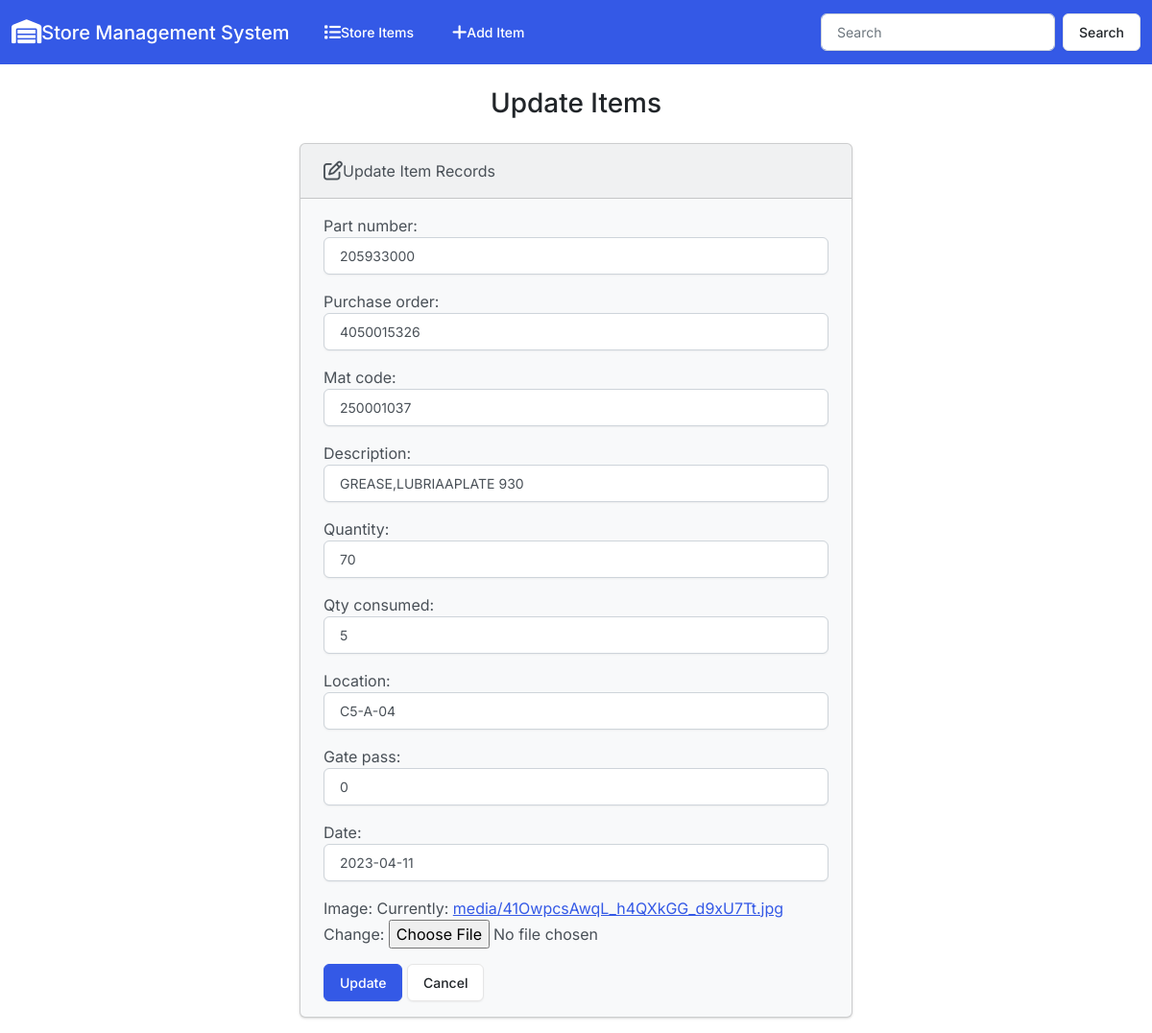
Page /edit/2/ on the committed database.
### store/models.py (models this page shows, shortened)
class Store(models.Model):
    part_number = models.CharField(max_length=10)
    purchase_order =models.PositiveIntegerField()
    mat_code = models.PositiveIntegerField()
    description= models.CharField(max_length=37)
    quantity=models.PositiveIntegerField()
    qty_consumed=models.PositiveIntegerField()
    location=models.CharField(max_length=50)
    gate_pass=models.PositiveIntegerField()
    Date=models.DateField(auto_now=False, auto_now_add=False, blank=True, null=True)
    image=models.ImageField(upload_to='media')

### store/views.py (the view)
# urls.py: path('edit/<int:id>/', views.edit , name='edit'),
def edit(request, id):
    if request.method == 'POST':
      store = Store.objects.get(pk=id)
      form=StoreForm(request.POST,instance=store,files=request.FILES)
      if form.is_valid():
        form.save()
        return render(request,'store/edit.html',{
            'form':form,
            'success':True
        })
    else:
       store = Store.objects.get(pk=id)
       form = StoreForm(instance=store)
    return render(request,'store/edit.html',{
        'form':form
    })

### store/templates/store/edit.html (shortened to what this page needs)
{% extends "store/base.html" %}
{% block body %}
<h3 class="text-center m-4">Update Items</h3>
{% if success %}
<div class="alert alert-success" role="alert">
    The Item updated Successfully.
    <a href="{% url 'index' %}" class="alert-link">Go to home page</a>
</div>
{% else %}
<div class="row justify-content-center">
    <div class="col-6">
        <div class="card bg-light mb-3" >
            <div class="card-header">
                <i class="fa-regular fa-pen-to-square fa-lg"></i>Update Item Records
            </div>
            <div class="card-body">
                <form action="" method="POST" enctype="multipart/form-data">
                    {{ form.as_p }}
                    <button type="submit" class="btn btn-primary">Update</button>
                    <a href="{% url 'index' %}" class="btn btn-secondary">Cancel</a>
                </form>
        </div>
    </div>
</div>
{% endif %}
{% endblock %}

### rows in the picture
Store: part_number "205933000", purchase_order "4050015326", mat_code "250001037", description "GREASE,LUBRIAAPLATE 930", quantity "70", qty_consumed "5", location "C5-A-04", gate_pass "0", Date "2023-04-11"
